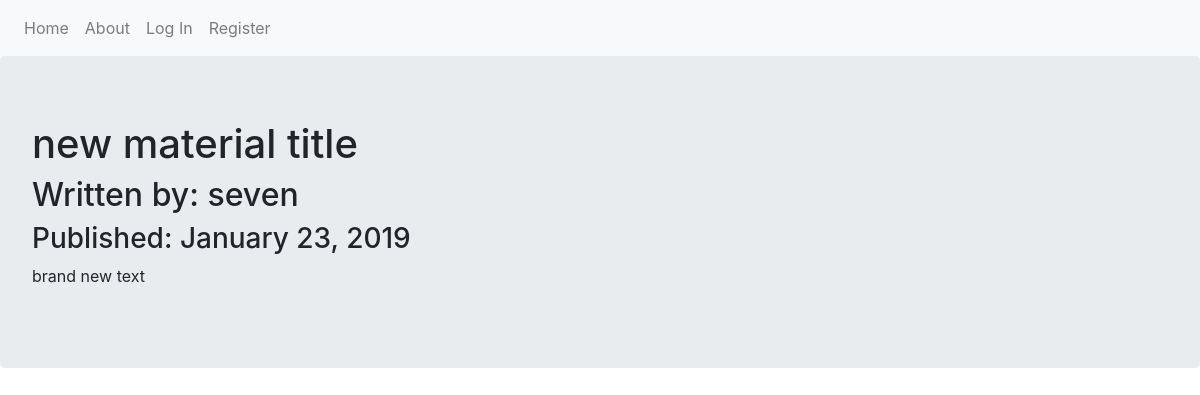
The page /1 on the database its author committed.
### puppycompanyblog/models.py (models this page shows, shortened)
class BlogPost(db.Model):
    users = db.relationship(User)
    id = db.Column(db.Integer,primary_key=True)
    user_id = db.Column(db.Integer,db.ForeignKey('users.id'),nullable=False)
    date = db.Column(db.DateTime,nullable=False,default=datetime.utcnow)
    title = db.Column(db.String(140),nullable=False)
    text = db.Column(db.Text,nullable=False)

class User(db.Model,UserMixin):
    __tablename__ = 'users'
    id = db.Column(db.Integer,primary_key=True)
    profile_image = db.Column(db.String(64),nullable=False,default='default_profile.png')
    email = db.Column(db.String(64),unique=True,index=True)
    username = db.Column(db.String(64),unique=True,index=True)
    password_hash = db.Column(db.String(128))
    posts = db.relationship('BlogPost',backref='author',lazy=True)

### puppycompanyblog/users/views.py (the view)
@users.route('/<username>')
def user_posts(username):
    page = request.args.get('page',1,type=int)
    user = User.query.filter_by(username=username).first_or_404()
    blog_posts = BlogPost.query.filter_by(author=user).order_by(BlogPost.date.desc()).paginate(page=page,per_page=5)
    return render_template('user_blog_posts.html.j2',blog_posts=blog_posts,user=user)

### puppycompanyblog/blog_posts/views.py (called while the page is built)
@blog_posts.route('/<int:blog_post_id>')
def blog_post(blog_post_id):
    blog_post = BlogPost.query.get_or_404(blog_post_id)
    return render_template('blog_post.html.j2',title=blog_post.title,
                            data=blog_post.date,post=blog_post)

### puppycompanyblog/templates/blog_post.html.j2 (shortened to what this page needs)
{% extends 'base.html.j2' %}
{% block content %}
  <div class="jumbotron">
    <h1>{{post.title}}</h1>
    <h2>Written by: {{post.author.username}}</h2>
    <h3>Published: {{post.date.strftime('%B %d, %Y')}}</h3>
    <p>{{post.text}}</p>
  </div>
{% endblock %}

### rows shown on the page
BlogPost: title "new material title", date "January 23, 2019", text "brand new text"
User: author.username "seven"
